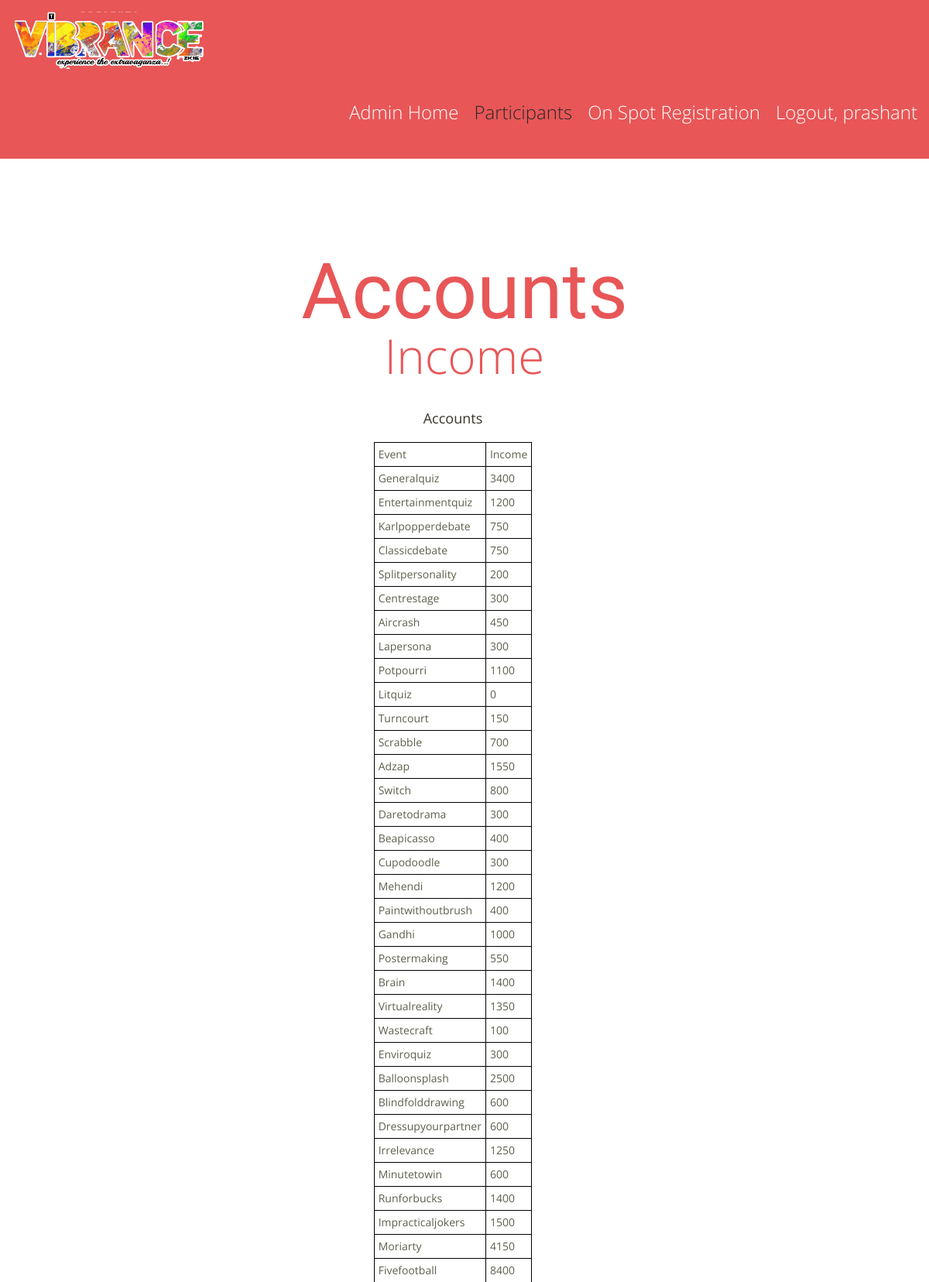
Page /income.php (signed in, upper part) on the committed database.
### tables this page shows
CREATE TABLE IF NOT EXISTS `spend` (
  `id` int(11) NOT NULL AUTO_INCREMENT,
  `event` varchar(200) NOT NULL,
  `parti` int(11) NOT NULL,
  `income` int(11) NOT NULL,
  PRIMARY KEY (`id`)
);

### income.php (the view, shortened to what this page needs)
<?php require_once("includes/db_connection.php"); ?>
<?php
$current_user = $_SESSION["username"];
$name_query = "SELECT * FROM admins WHERE username = '{$current_user}' LIMIT 1";
$name_result = mysqli_query($conn, $name_query);
$name_title = mysqli_fetch_assoc($name_result);
?>
<!DOCTYPE html>
<html lang="en">
<head>
    <link rel="stylesheet" href="css/grid.css">
    <link rel="stylesheet" href="css/style.css">
</head>
<body>
    <div class="page">
      <header>
        <div id="stuck_container" class="stuck_container">
            <div class="container">
                <div class="brand">
                    <h1 class="brand_name">
                        <a href="#"><img src="images/vib_banner_small.png" style="width: 50%;height: 50%"></a>
                    </h1>
                </div>
                <nav class="nav">
                    <ul class="sf-menu">
                        <li>
                            <a href="admin_land.php">Admin Home</a>
                        </li>
                        <li class="active">
                            <a href="event_admin.php">Participants</a>
                        </li>
                        <li>
                            <a href="onspote/index.php">On Spot Registration</a>
                        </li>
                        <li>
                            <?php echo "<a href='logout_admin.php'>Logout, ".$name_title['username']."</a>"; ?>
                        </li>
                    </ul>
                </nav>
            </div>
        </div>
    </header>
    <main <?php echo $view_whole; ?> >
        <section class="well well__offset-3">
            <div class="container">
                <h2><em>Accounts</em>Income</h2>
                <div class="row row__offset-2">
                    <center>
                        <div id="htmlexportPDF">
                            <h3>Accounts</h3>
                            <?php
                            $query = "SELECT * FROM spend ";
                            $result = mysqli_query($conn, $query);
                            confirm_query($result); ?>
                            <p>
                                <table id="exportPDF">
                                    <tr>
                                        <th>Event</th>
                                        <th>Income</th>
                                    </tr><?php
                                    while ($list = mysqli_fetch_assoc($result)) { ?>
                                    <tr>
                                        <td><?php $event_name = explode("_", $list['event']); echo ucfirst($event_name[0]); ?></td>
                                        <td class="count-me"><?php echo $list['income']; ?></td>
                                    </tr><?php
                                } ?>
                            </table>
                        </p>
                    </div>
                </center>
            </div>
        </div>
    </section>
</main>
</div>
</body>
</html>

### css/grid.css (style rules this page uses)
html, body, div, span, applet, object, iframe, h1, h2, h3, h4, h5, h6, p, blockquote, pre, a, abbr, acronym, address, big, cite, code, del, dfn, em, img, ins, kbd, q, s, samp, small, strike, strong, sub, sup, tt, var, b, u, i, center, dl, dt, dd, ol, ul, li, fieldset, form, label, legend, table, caption, tbody, tfoot, thead, tr, th, td, article, aside, canvas, details, embed, figure, figcaption, footer, header, hgroup, menu, nav, output, ruby, section, summary, time, mark, audio, video { margin: 0; padding: 0; border: 0; font-size: 100%; font: inherit; vertical-align: top; }
article, aside, details, figcaption, figure, footer, header, hgroup, menu, nav, section { display: block; }
body { line-height: 1; }
ol, ul { list-style: none; }
table { border-collapse: collapse; border-spacing: 0; }
.container, .container-fluid { margin-right: auto; margin-left: auto; -moz-box-sizing: border-box; -webkit-box-sizing: border-box; box-sizing: border-box; }
.container:before, .container-fluid:before, .row:before, .container:after, .container-fluid:after, .row:after { content: " "; display: table; }
.container:after, .container-fluid:after, .row:after { clear: both; }
.container, .container-fluid { width: 1170px; }
.container .row { margin-left: -30px; }

### css/style.css (style rules this page uses)
body { background: #E85657; color: #333; font-family: 'Open Sans', sans-serif; font-size: 14px; line-height: 20px; font-weight: 400px; -webkit-text-size-adjust: none; color: #5f5e4e; }
img { max-width: 100%; height: auto; }
h2 { text-align: center; font-family: 'Open Sans', sans-serif; font-size: 62px; line-height: 82px; font-weight: 300; color: #E85657; }
h2 em { display: block; font-family: 'Yesteryear', cursive; font-size: 100px; line-height: 82px; font-weight: 400; }
h3 { font-family: 'Open Sans', sans-serif; font-size: 18px; line-height: 20px; font-weight: 400; color: #393328; }
a { font: inherit; color: inherit; text-decoration: none; -moz-transition: 0.3s; -o-transition: 0.3s; -webkit-transition: 0.3s; transition: 0.3s; }
.page { overflow: hidden; min-height: 500px; }
.sf-menu { display: inline-block; }
.sf-menu:before, .sf-menu:after { content: " "; display: table; }
.sf-menu:after { clear: both; }
.sf-menu > li { position: relative; float: left; }
.sf-menu > li + li { margin-left: 20px; }
.sf-menu a { display: block; }
.sf-menu { font-family: 'Open Sans', sans-serif; font-size: 24px; line-height: 24px; font-weight: 300; }
.sf-menu > li > a { color: #ffffff; }
.sf-menu > li.active > a { color: #2b2929; }
.isStuck { background: #E85657; z-index: 999; border-bottom: 1px solid #333333; }
.isStuck .nav { margin: 24px 0 24px; }
.isStuck .brand { margin: 5px 0 5px; }
header { background: #E85657; }
header .brand { float: left; }
header .nav { margin: 38px 0 48px 0; float: right; }
.brand { margin: 14px 0 0 0; float: left; }
.brand_name { padding: 0 0 6px 4px; display: inline-block; overflow: hidden; font-family: 'Yesteryear', cursive; font-size: 60px; line-height: 64px; color: #ffffff; }
* + p { margin-top: 46px; }
* + .row { margin-top: 80px; }
* + .row__offset-2 { margin-top: 30px; }
h3 + p { margin-top: 21px; }
main { display: block; background: #ffffff; }
.well { padding: 114px 0 0 0; }
.well__offset-3 { padding: 131px 0 129px 0; }

### income.php (style rules this page uses)
table, th, td { border: 1px solid black; border-collapse: collapse; }
th, td { padding: 5px; }
th { text-align: left; }

### rows in the picture
spend: event "Generalquiz", income "3400"
spend: event "Entertainmentquiz", income "1200"
spend: event "Karlpopperdebate", income "750"
spend: event "Classicdebate", income "750"
spend: event "Splitpersonality", income "200"
spend: event "Centrestage", income "300"
spend: event "Aircrash", income "450"
spend: event "Lapersona", income "300"
spend: event "Potpourri", income "1100"
spend: event "Litquiz", income "0"
spend: event "Turncourt", income "150"
spend: event "Scrabble", income "700"
spend: event "Adzap", income "1550"
spend: event "Switch", income "800"
spend: event "Daretodrama", income "300"
spend: event "Beapicasso", income "400"
spend: event "Cupodoodle", income "300"
spend: event "Mehendi", income "1200"
spend: event "Paintwithoutbrush", income "400"
spend: event "Gandhi", income "1000"
spend: event "Postermaking", income "550"
spend: event "Brain", income "1400"
spend: event "Virtualreality", income "1350"
spend: event "Wastecraft", income "100"
spend: event "Enviroquiz", income "300"
spend: event "Balloonsplash", income "2500"
spend: event "Blindfolddrawing", income "600"
spend: event "Dressupyourpartner", income "600"
spend: event "Irrelevance", income "1250"
spend: event "Minutetowin", income "600"
spend: event "Runforbucks", income "1400"
spend: event "Impracticaljokers", income "1500"
spend: event "Moriarty", income "4150"
spend: event "Fivefootball", income "8400"

### other values in the picture
$name_title['username'] "prashant"
